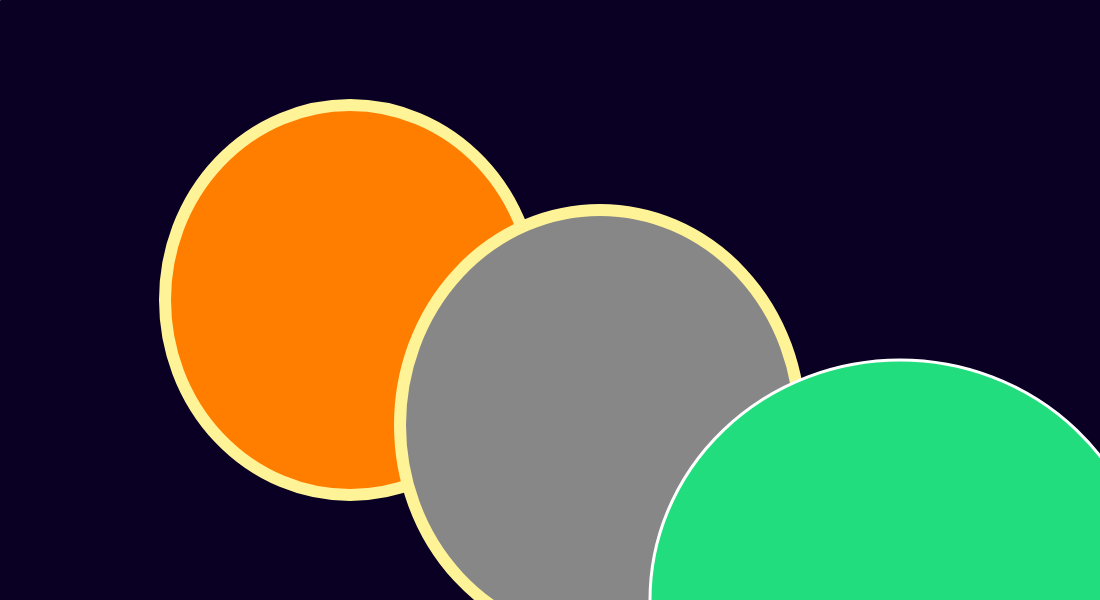
Frame 1 (no input)
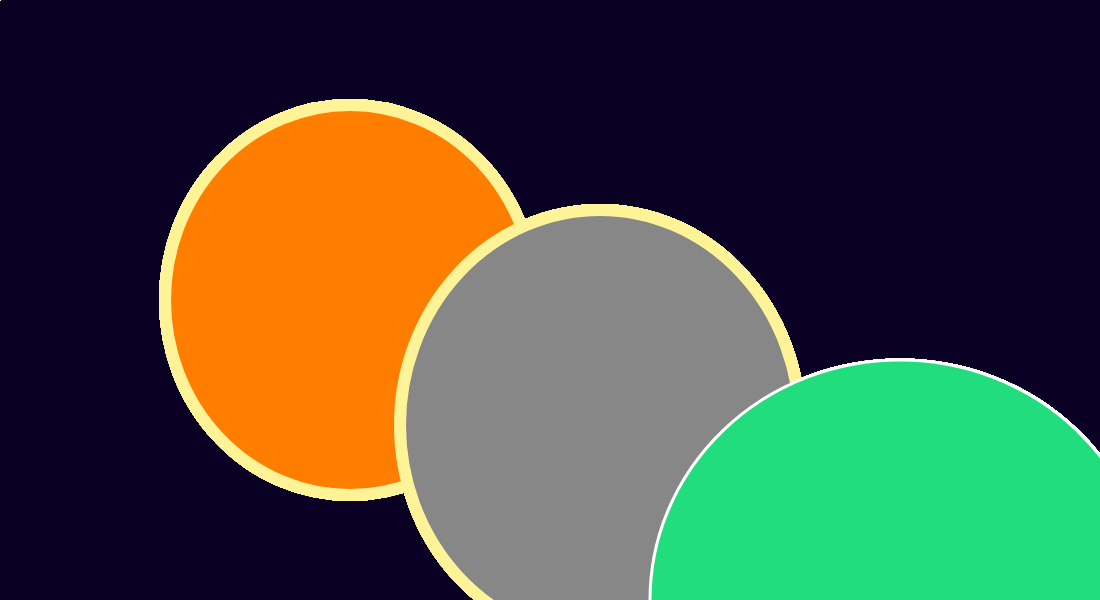
Frame 60 (no input)
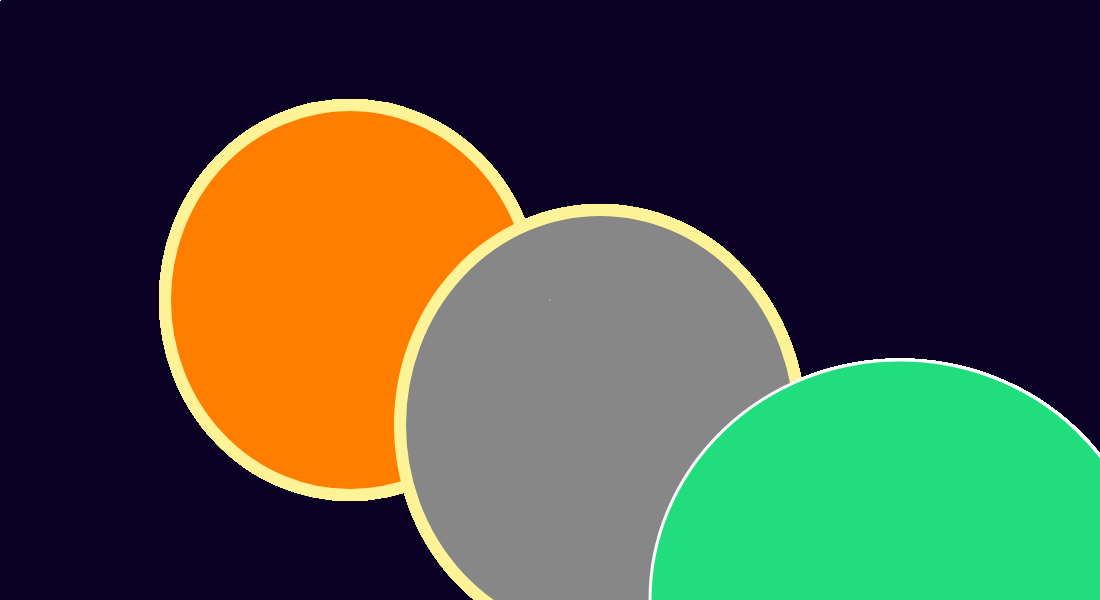
Frame 120 (the mouse pressed at the canvas centre since frame 60)

The p5.js sketch that drew these frames (run headless with seeded random() and noise() and a simulated clock; from frame 60 on, the mouse is pressed at the canvas centre):

// p5.js sketch
// ── sketch.js
function setup() {
  // put setup code here
noCursor();
createCanvas(1100, 600);
background('#090024');
 

}

function draw() {
  // put drawing code here

stroke('#fff398');
  strokeWeight('12'); //sun code
  fill('#ff7e00');  
  ellipse(350,300,370,390);
  
  fill('#878787'); //moon code
  ellipse(600,425,400,430);
  
  stroke('white'); //this is the earth
  strokeWeight('3');
  fill('#22dd7d');
  ellipse(900,600,500,480);

  stroke('#fefff1'); //this is the part of the code that makes the stars
  strokeWeight('1');
  point(mouseX,mouseY,20,20);

}
